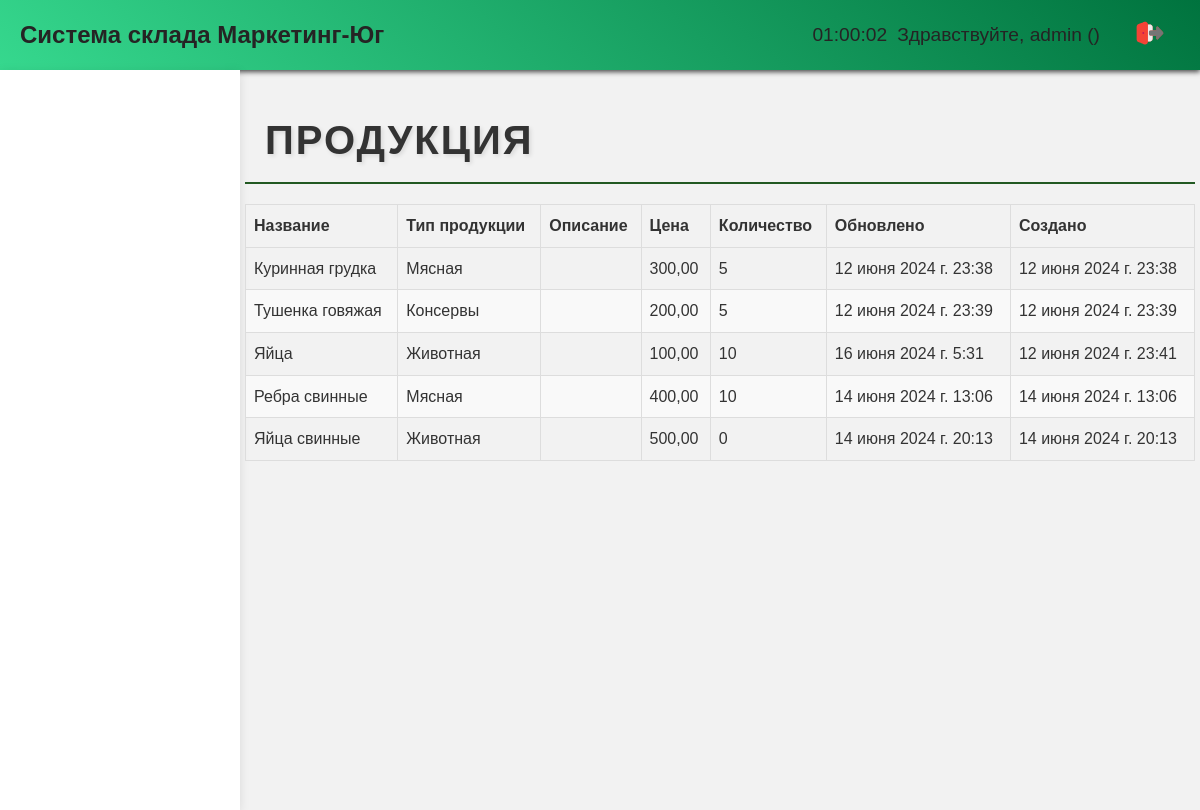
Screenshot of /products/ (signed in) with the database file from the repository.
### base/models.py (models this page shows, shortened)
class Product(models.Model):
    name = models.CharField(max_length=100)
    product_type = models.ForeignKey('ProductType', on_delete=models.CASCADE)
    description = models.TextField(blank=True, null=True)
    price = models.DecimalField(max_digits=10, decimal_places=2)
    quantity = models.IntegerField(default=0)
    updated = models.DateTimeField(auto_now=True)
    created = models.DateTimeField(auto_now_add=True)
    class Meta:
        verbose_name = 'Продукция'
        verbose_name_plural = 'Продукции'

class ProductType(models.Model):
    name = models.CharField(max_length=100)
    updated = models.DateTimeField(auto_now=True)
    created = models.DateTimeField(auto_now_add=True)
    def __str__(self):
        return self.name
    class Meta:
        verbose_name = 'Тип-продукции'
        verbose_name_plural = 'Типы-продукции'

### base/views.py (the view)
# urls.py: path('products/', views.products, name='products'),
def products(request):
    products = Product.objects.all()
    context = {
        'products': products
    }
    return render(request, 'products.html', context)

### base/templatetags/group_tags.py (called while the page is built)
@register.filter(name='has_group')
def has_group(user, group_name):
    return user.groups.filter(name=group_name).exists()

### templates/products.html (shortened to what this page needs)
{% extends 'home.html' %}
{% load static %}
{% block content %}
<h2>Продукция</h2>
<table class="product-table">
<thead>
    <tr>
        <th>Название</th>
        <th>Тип продукции</th>
        <th>Описание</th>
        <th>Цена</th>
        <th>Количество</th>
        <th>Обновлено</th>
        <th>Создано</th>
    </tr>
</thead>
<tbody>
    {% for product in products %}
    <tr>
        <td>{{ product.name }}</td>
        <td>{{ product.product_type }}</td>
        <td>{{ product.description }}</td>
        <td>{{ product.price }}</td>
        <td>{{ product.quantity }}</td>
        <td>{{ product.updated }}</td>
        <td>{{ product.created }}</td>
    </tr>
    {% endfor %}
</tbody>
</table>
{% endblock %}

### templates/header.html (shortened to what this page needs)
<header>
{% load static %}
    <link rel="stylesheet" href="{% static 'styles/header.css' %}">
    <div class="header-left">
        <h1>Система склада Маркетинг-Юг</h1>
    </div>
    <div class="header-right">
    <span id="current-time"></span>
        {% if user.is_authenticated %}
            <span>Здравствуйте, {{ user.username }} ({{ user.groups.first.name }})</span>
        <a href="{% url 'logout' %}">
            <img src="{% static 'images/exit.svg' %}" alt="Выход">
            </a>
        {% else %}
            <a href="{% url 'login' %}">Войти</a>
        {% endif %}
    </div>
</header>

### static/styles/home.css (style rules this page uses)
body { font-family: Arial, sans-serif; background: #f2f2f2; margin: 0; padding: 0; display: flex; flex-direction: column; }
header { background: linear-gradient(220deg, #00733E, #36D88E); color: #ffffff; padding: 10px 20px; display: flex; justify-content: space-between; align-items: center; }
h2 { font-family: 'Arial', sans-serif; font-size: 2.5rem; font-weight: bold; color: #333; text-transform: uppercase; letter-spacing: 2px; text-shadow: 2px 2px 4px rgba(0, 0, 0, 0.1); margin-bottom: 20px; padding-left: 20px; border-bottom: 2px solid rgba(12, 73, 12, 0.9); padding-bottom: 10px; position: relative; }
.header-left h1 { margin: 0; }
.header-right { display: flex; align-items: center; }
.header-right span { margin-right: 20px; }
.header-right a { color: #ffffff; text-decoration: none; margin-left: 10px; }
.product-table { width: 100%; border-collapse: collapse; }
.product-table th, .product-table td { border: 1px solid #dddddd; padding: 8px; text-align: left; }
.product-table th { background-color: #f2f2f2; }
.product-table tr:nth-child(even) { background-color: #f9f9f9; }

### static/styles/header.css (style rules this page uses)
header { background-color: #007633; color: #252424; padding: 10px 20px; display: flex; justify-content: space-between; align-items: center; box-shadow: 0 2px 5px rgba(0, 0, 0, 0.7); }
.header-left h1 { font-size: 1.5rem; margin: 0; }
.header-right { display: flex; align-items: center; }
.header-right span { margin-right: 10px; font-size: 1.2rem; }
.header-right a { color: #252424; text-decoration: none; padding: 8px 15px; border-radius: 5px; transition: background-color 0.3s ease; }

### rows the page displays
Product: name "Куринная грудка", product_type "Мясная", price "300,00", quantity "5", updated "12 июня 2024 г. 23:38", created "12 июня 2024 г. 23:38"
Product: name "Тушенка говяжая", product_type "Консервы", price "200,00", quantity "5", updated "12 июня 2024 г. 23:39", created "12 июня 2024 г. 23:39"
Product: name "Яйца", product_type "Животная", price "100,00", quantity "10", updated "16 июня 2024 г. 5:31", created "12 июня 2024 г. 23:41"
Product: name "Ребра свинные", product_type "Мясная", price "400,00", quantity "10", updated "14 июня 2024 г. 13:06", created "14 июня 2024 г. 13:06"
Product: name "Яйца свинные", product_type "Животная", price "500,00", quantity "0", updated "14 июня 2024 г. 20:13", created "14 июня 2024 г. 20:13"

### other values shown
{{ user.username }} "admin"
